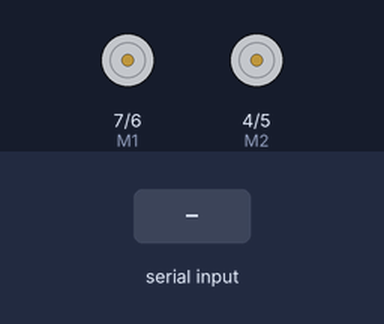
A sketch run on a simulated Arduino Uno, built with avr-gcc and run on an emulated ATmega328P. Parts: direction and speed pins drawn as motors (green arrow = direction pin HIGH = forward, orange = LOW = backward, longer = more drive). The inputs (shaded band) are chosen by the test bench.

Above: at 1.2 s.
1.3 s: "w" received over Serial
At 2.3 s:
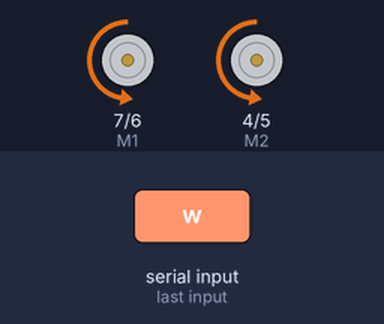
2.8 s: "d" received over Serial
At 3.4 s:
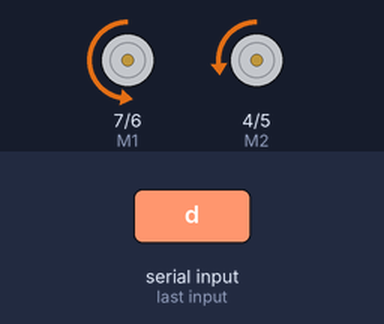
4.3 s: "a" received over Serial
At 4.6 s:
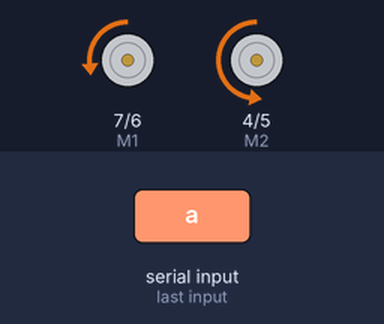
5.8 s: "s" received over Serial
At 6.9 s:
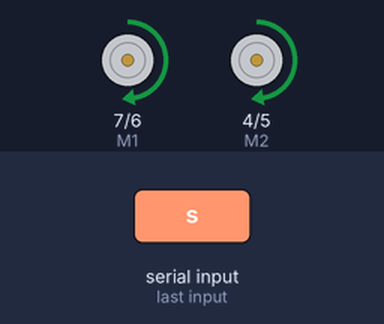
7.3 s: byte 48 ('0') received over Serial
At 8.0 s:
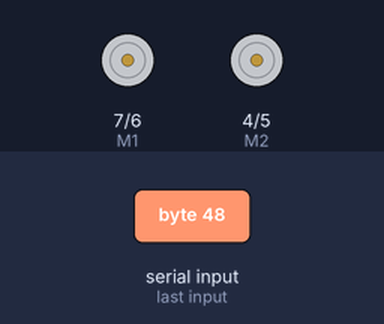
8.8 s: "q" received over Serial
At 9.2 s:
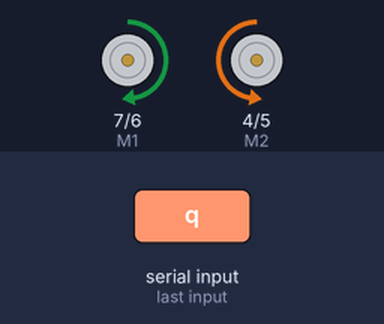
Timing chart, 0 to 11.3 s (numbered marks = the images above; inputs shaded):
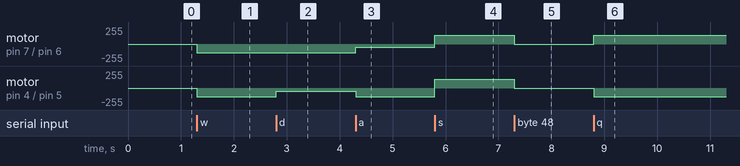

The sketch:

robot_manuale.ino
```cpp
int E1 = 6;   //controllo potenza motore
int M1 = 7;  //controllo direzione motore
int E2 = 5;
int M2 = 4;
int value = 128;  //velocità motori
int cmd;  //comando inserito
char verso_M1 = LOW;
char verso_M2 = LOW;

void setup() {
  Serial.begin(9600);
  pinMode(M1, OUTPUT);
  pinMode(M2, OUTPUT);
}

void loop() {

    if (Serial.available() > 0) {
      cmd = Serial.read();
      Serial.flush();

      switch(cmd) {

        case 'w': {  //Avanti
          digitalWrite(M1, LOW);    //imposta direzione rotazione motore
          digitalWrite(M2, LOW);
          analogWrite(E1, value);   //Controllo velocità PWM
          analogWrite(E2, value);
          verso_M1 = LOW;
          verso_M2 = LOW;
          delay(100);
        } break;

        case 'd': {  //Destra
          digitalWrite(M1, verso_M1);
          analogWrite(E1, value);
          analogWrite(E2, '0');
          delay(100);
        } break;

        case 'a': {  //Sinistra
          digitalWrite(M2, verso_M2);
          analogWrite(E2, value);
          analogWrite(E1, '0');
          delay(100);
        } break;

        case 's': {  //Indietro
          digitalWrite(M1, HIGH);
          digitalWrite(M2, HIGH);
          analogWrite(E2, value);
          analogWrite(E1, value);
          verso_M1 = HIGH;
          verso_M2 = HIGH;
          delay(100);
        } break;

        case 'q': {  //Ruota Sinistra
          digitalWrite(M1, HIGH);
          digitalWrite(M2, LOW);
          analogWrite(E1, value);
          analogWrite(E2, value);
          delay(100);
        } break;

        case 'e': {  //Ruota Destra
          digitalWrite(M1, LOW);
          digitalWrite(M2, HIGH);
          analogWrite(E1, value);
          analogWrite(E2, value);
          delay(100);
        } break;

        case '1': {  //velocità 1 = 35%
          value = 89;
        } break;

        case '2': {  //velocità 2 = 50%
          value = 128;
        } break;

        case '3': {  //velocità 2 = 75%
          value = 192;
        } break;

        case '4': {  //velocità 2 = 100%
          value = 255;
        } break;

        case '0': case 'c': {  //Stop
          analogWrite(E1, 0);
          analogWrite(E2, 0);
          delay(100);
        } break;

      }  //fine switch

    }  //fine if

}  //fine loop
```

Measured:
- after the input at 1.3 s, motor on pin 7 (M1) / pin 6 (E1), motor on pin 4 (M2) / pin 5 (E2): stopped → backward 128/255 at once
- after the input at 2.8 s, motor on pin 4 (M2) / pin 5 (E2): backward 128/255 → backward 48/255 at once
- after the input at 4.3 s, motor on pin 7 (M1) / pin 6 (E1): backward 128/255 → backward 48/255 at once; motor on pin 4 (M2) / pin 5 (E2): backward 48/255 → backward 128/255 at once
- after the input at 5.8 s, motor on pin 7 (M1) / pin 6 (E1): backward 48/255 → forward 128/255 at once; motor on pin 4 (M2) / pin 5 (E2): backward 128/255 → forward 128/255 at once
- after the input at 7.3 s, motor on pin 7 (M1) / pin 6 (E1), motor on pin 4 (M2) / pin 5 (E2): forward 128/255 → stopped at once
- after the input at 8.8 s, motor on pin 7 (M1) / pin 6 (E1): stopped → forward 128/255 at once; motor on pin 4 (M2) / pin 5 (E2): stopped → backward 128/255 at once
